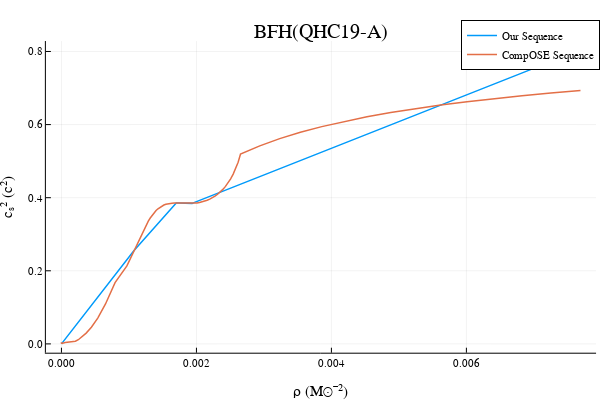

The notebook cell saved with this chart:
### Code cell
#BFH(QHC19-A) shown here


mₙ = 939.565000;
nb = readdlm("eos.nb BFH(QHC19-A)", skipstart = 2);
data = readdlm("eos.thermo BFH(QHC19-A)", skipstart = 1);
Q1 = data[:,4];
Q7 = data[:,10];
P = Q1.*nb;
ρ = (Q7 .+ 1) .* (nb .* mₙ);

dP = P[2:end] - P[1:end-1];
dρ = ρ[2:end] - ρ[1:end-1];

sound_speed = (abs.(dP ./ dρ));

geo_conv = (1.6191004251588869e-18)*(1782700000000.0002);
ρ = ρ .*geo_conv;


#ρ_cut = [0, 0.001459, 0.002352, 0.002653, 0.007690]; #these are the cut off densities,4.41e-12, 2.31e-9, 45.10e-6
#ρ_cut = [0, 0.001344, 0.002120, 0.002391, 0.006824];
#ρ_cut = [0, 0.001198, 0.001901, 0.002158, 0.006008];
ρ_cut = [0, 0.001072, 0.001700, 0.001936, 0.005619];


indices = [argmin(abs.(ρ .- x))[1] for x in ρ_cut]; #this gives you the first number of each pair

x_interval = [0 ρ[indices[1]]];
for i = 1:size(ρ_cut,1) - 1
    x_interval = vcat(x_interval,[ρ[indices[i]] ρ[indices[i + 1]]]);
end


y_interval = [0 sound_speed[indices[1]]];
for i = 1:size(ρ_cut,1) - 1
    y_interval = vcat(y_interval,[sound_speed[indices[i]] sound_speed[indices[i + 1]]]);
end

print(size(x_interval))
print(size(y_interval))

x = ρ[1:end - 1];
y = zeros(size(x,1));
for i = 1:size(x,1) #for i = 1 to 17801
    y[i] = piece_wise_linear(x_interval, y_interval, x[i]);
end

plotlyjs()

plot(x,y, label = "Our Sequence", title = "BFH(QHC19-A)", xlabel = "ρ (M⊙⁻²)", ylabel = "cₛ² (c²)", linewidth = 1.5)
plot!(ρ[1:end - 1], sound_speed, label = "CompOSE Sequence", linewidth = 1.5)

### Figure 1 — Plotly figure (JSON) as saved in the notebook; plotly's stock layout.template omitted (floating-point values rounded to 4 significant figures; data arrays with more than 128 entries replaced by an {"elided": "..."} marker saying what was removed)
{"data": [{"colorbar": {"title": ""}, "legendgroup": "Our Sequence", "line": {"color": "rgba(0, 154, 250, 1.000)", "dash": "solid", "shape": "linear", "width": 1.5}, "mode": "lines", "name": "Our Sequence", "showlegend": true, "type": "scatter", "x": {"elided": "182 float values"}, "xaxis": "x", "y": {"elided": "182 float values"}, "yaxis": "y", "zmax": null, "zmin": null}, {"colorbar": {"title": ""}, "legendgroup": "CompOSE Sequence", "line": {"color": "rgba(227, 111, 71, 1.000)", "dash": "solid", "shape": "linear", "width": 1.5}, "mode": "lines", "name": "CompOSE Sequence", "showlegend": true, "type": "scatter", "x": {"elided": "182 float values"}, "xaxis": "x", "y": {"elided": "182 float values"}, "yaxis": "y", "zmax": null, "zmin": null}], "layout": {"annotations": [{"font": {"color": "rgba(0, 0, 0, 1.000)", "family": "sans-serif", "size": 20}, "rotation": 0, "showarrow": false, "text": "BFH(QHC19-A)", "x": 0.535, "xanchor": "center", "xref": "paper", "y": 1, "yanchor": "top", "yref": "paper"}], "height": 400, "legend": {"bgcolor": "rgba(255, 255, 255, 1.000)", "bordercolor": "rgba(0, 0, 0, 1.000)", "borderwidth": 1, "font": {"color": "rgba(0, 0, 0, 1.000)", "family": "sans-serif", "size": 11}, "title": {"font": {"color": "rgba(0, 0, 0, 1.000)", "family": "sans-serif", "size": 15}, "text": ""}, "tracegroupgap": 0, "traceorder": "normal", "x": 1, "xanchor": "auto", "y": 1, "yanchor": "auto"}, "margin": {"b": 20, "l": 0, "r": 0, "t": 20}, "paper_bgcolor": "rgba(255, 255, 255, 1.000)", "plot_bgcolor": "rgba(255, 255, 255, 1.000)", "showlegend": true, "width": 600, "xaxis": {"anchor": "y", "domain": [0.07647, 0.9934], "gridcolor": "rgba(0, 0, 0, 0.100)", "gridwidth": 0.5, "linecolor": "rgba(0, 0, 0, 1.000)", "mirror": false, "range": [-0.0002307, 0.007921], "showgrid": true, "showline": true, "showticklabels": true, "tickangle": 0, "tickcolor": "rgb(0, 0, 0)", "tickfont": {"color": "rgba(0, 0, 0, 1.000)", "family": "sans-serif", "size": 11}, "tickmode": "array", "ticks": "inside", "ticktext": ["0.000", "0.002", "0.004", "0.006"], "tickvals": [0, 0.002, 0.004, 0.006], "title": "ρ (M⊙⁻²)", "titlefont": {"color": "rgba(0, 0, 0, 1.000)", "family": "sans-serif", "size": 15}, "type": "-", "visible": true, "zeroline": false, "zerolinecolor": "rgba(0, 0, 0, 1.000)"}, "yaxis": {"anchor": "x", "domain": [0.07581, 0.9415], "gridcolor": "rgba(0, 0, 0, 0.100)", "gridwidth": 0.5, "linecolor": "rgba(0, 0, 0, 1.000)", "mirror": false, "range": [-0.02412, 0.8286], "showgrid": true, "showline": true, "showticklabels": true, "tickangle": 0, "tickcolor": "rgb(0, 0, 0)", "tickfont": {"color": "rgba(0, 0, 0, 1.000)", "family": "sans-serif", "size": 11}, "tickmode": "array", "ticks": "inside", "ticktext": ["0.0", "0.2", "0.4", "0.6", "0.8"], "tickvals": [0, 0.2, 0.4, 0.6, 0.8], "title": "cₛ² (c²)", "titlefont": {"color": "rgba(0, 0, 0, 1.000)", "family": "sans-serif", "size": 15}, "type": "-", "visible": true, "zeroline": false, "zerolinecolor": "rgba(0, 0, 0, 1.000)"}}}
